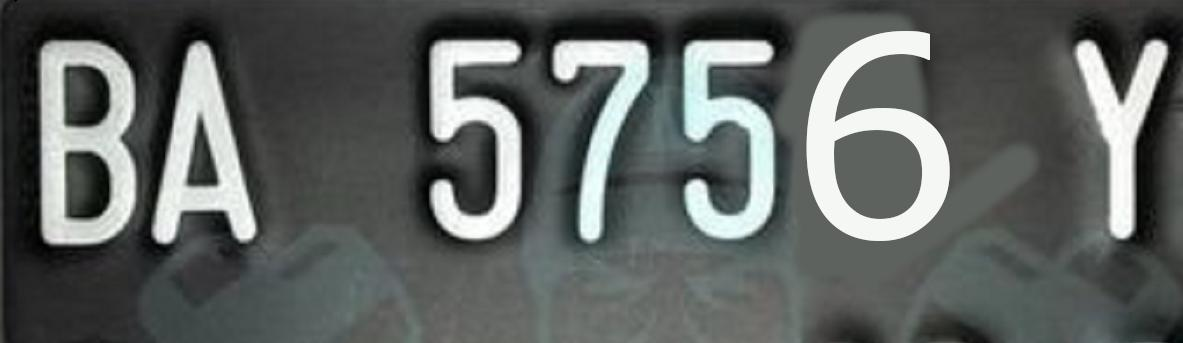
#> input picture midterm/img/1.jpg, 1183 x 343 px, found by its file name; its folder holds only this picture in this run
$ jupyter execute --allow-errors midterm.ipynb
#> lines starting #> are read from the running program, lines starting #| are printed output that depends on the picture
#> further down, img is the input picture: shape (343, 1183, 3); mean B, G, R 96.4, 98.3, 94.1
<a href="https://colab.research.google.com/github/zenosance/machine-learning/blob/main/midterm.ipynb" target="_parent"></a>

# Midterm Clustering Challenge

## Intructions

1. Select 5 license plate images for each group member from the dataset provided.
2. Segment the number plate image to clarify the characters on the number plate.
3. You can use the K-Means algorithm as explained in the previous practicum or use another clustering algorithm.
4. You are allowed to carry out data preprocessing on the image such as,
    - Change the color space
    - Dimensional reduction
    - etc
5. Show image comparison between before and after segmentation

## Chall Bonus

1. How to evaluate segmentation results?
2. Apply to this case!

## Note:

The image loaded by OpenCV, so basically OpenCV load images in BGR format

<hr>

### 1. Library

[cell 1]
import pandas as pd
import cv2 as cv
import numpy as np
from sklearn.metrics import f1_score
from scipy.stats import entropy
import matplotlib.pyplot as plt
from sklearn.cluster import KMeans
from google.colab.patches import cv2_imshow

### 2. Load File From Gdrive

[cell 2]
from google.colab import drive
drive.mount('/content/drive')


data = []

def plot_image(data):
    """
    Plot five images in one figure.

    Args:
        data (list): A list of numpy arrays representing images.

    Returns:
        None
    """
    fig, ax = plt.subplots(1, 5, figsize=(20, 20))

    for i in range(len(data)):
        ax[i].imshow(data[i])
        ax[i].axis('off')

    plt.show()

#> (the rest of this cell did not finish here and is left out)

### 3. Method

[cell 3]
def preprocessing(img, typeby):
    """
    Perform preprocessing steps on an image.

    Args:
        img (numpy array): An image to be preprocessed.
        typeby (str): The type of preprocessing to be applied ('grayscale', 'binary', or 'blur').

    Returns:
        numpy array: The preprocessed image.
    """
    preprocessed_img = img

    if typeby == 'grayscale':
        preprocessed_img = cv.cvtColor(img, cv.COLOR_BGR2GRAY)
    elif typeby == 'binary':
        gray_img = cv.cvtColor(img, cv.COLOR_BGR2GRAY)
        _, preprocessed_img = cv.threshold(gray_img, 127, 255, cv.THRESH_BINARY)
    elif typeby == 'blur':
        preprocessed_img = cv.GaussianBlur(img, (5, 5), 0)

    return preprocessed_img


def segment_image(img, n_clusters):
    """
    Segment an image using K-Means algorithm.

    Args:
        img (numpy array): An image to be segmented.
        n_clusters (int): The number of clusters to be used.

    Returns:
        numpy array: The segmented image with green and blue regions.
    """
    img_reshaped = img.reshape(-1, 3)

    kmeans = KMeans(n_clusters=n_clusters)
    kmeans.fit(img_reshaped)

    labels = kmeans.labels_

    # Assign unique colors to each cluster label (e.g., green and blue)
    colors = np.array([[0, 255, 0], [0, 0, 255]])
    colored_labels = colors[labels]

    colored_image = colored_labels.reshape(img.shape[0], img.shape[1], 3)

    return colored_image


def compare_images(img1, img2):
    """
    Compare two images in one figure.

    Args:
        img1 (numpy array): The first image to be compared.
        img2 (numpy array): The second image to be compared.

    Returns:
        None
    """
    fig, ax = plt.subplots(1, 2, figsize=(10, 5))
    ax[0].imshow(img1, cmap='gray')  # Add cmap parameter for grayscale images
    ax[0].axis('off')
    ax[1].imshow(img2, cmap='gray')  # Add cmap parameter for grayscale images
    ax[1].axis('off')

    plt.show()

### 4. Melakukan Segmentasi

[cell 4]
data_segmented = []

for i in data:
  preprocessed_img = preprocessing(i, 'grayscale')
  img_segmented = segment_image(i, 2)
  data_segmented.append(img_segmented)
  compare_images(i, img_segmented)
#> this loop made 1 pass
#> colors in segment_image on pass 1: [[0, 255, 0], [0, 0, 255]]
#> pass 1, in segment_image, `colored_image = colored_labels.reshape(img.shape[0], img.shape[1], 3)`:
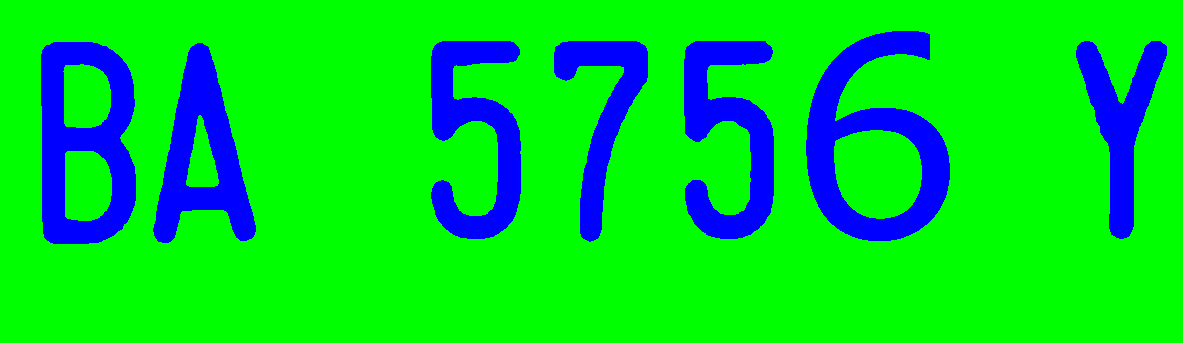
#> colored_image: shape (343, 1183, 3) int64; mean R, G, B 0, 213.2, 41.8
#> pass 1, in compare_images, `plt.show()`:
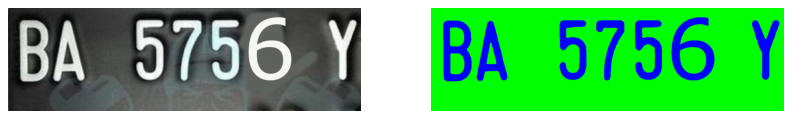
#> figure drawn by matplotlib, 2 panels
#> after the loop, data_segmented = 1 item

[cell 5]
plot_image(data_segmented)
#> the loop in plot_image, `for i in range(len(data)):` made 1 pass
#> `gt_binary = np.where(gt > 0, 1, 0)`:
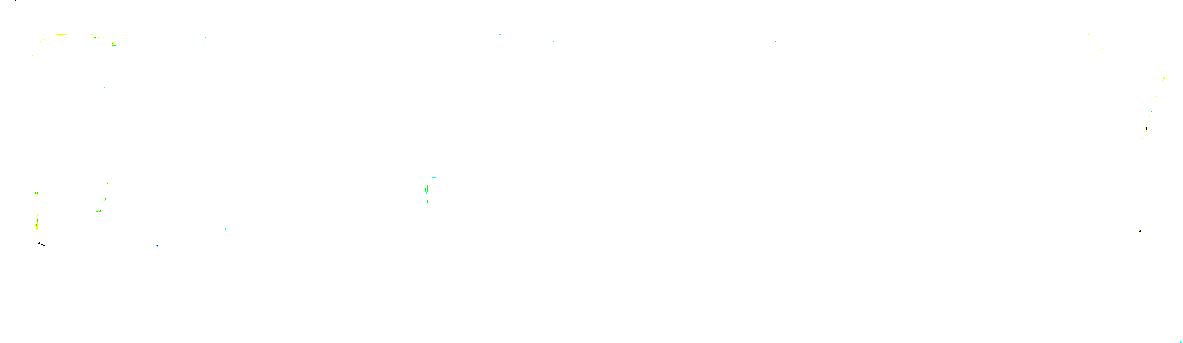
#> gt_binary: shape (343, 1183, 3) int64; mean B, G, R 1, 1, 1; drawn with 1 as white
#> `f_measure = f1_score(gt_resized.flatten(), segmented_img.flatten(), av..`: f_measure = 0.333
#> `ent = entropy(segmented_img.flatten())`: ent = 12.91

[cell 6]
evaluation = []

#> (the rest of this cell did not finish here and is left out)
